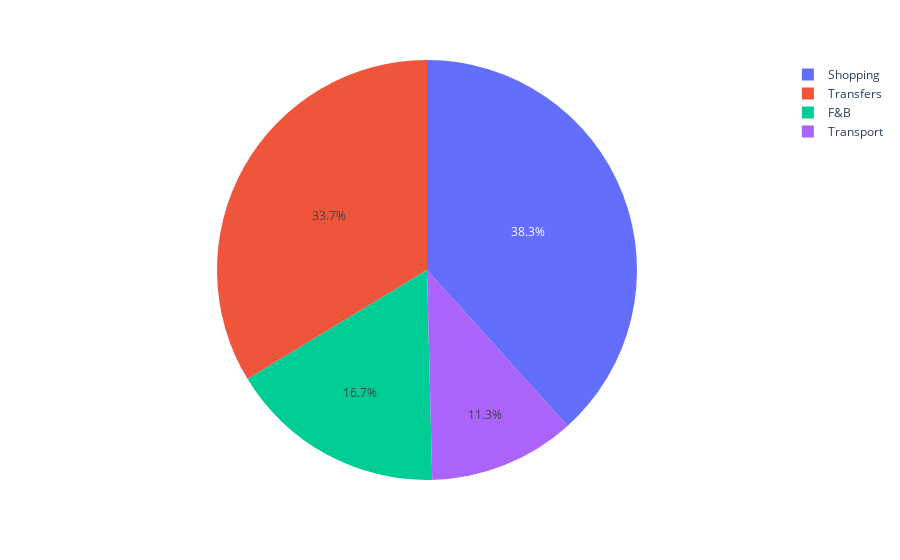

The notebook cell saved with this chart:
### Code cell
import plotly.express as px

df = transaction_history[transaction_history["Debit Amount"].notna()][["Category", "Debit Amount"]].groupby("Category").sum()
fig = px.pie(df, values="Debit Amount", names=df.index)
fig.show()

### Figure 1 — Plotly figure (JSON) as saved in the notebook; plotly's stock layout.template omitted (floating-point values rounded to 4 significant figures)
{"data": [{"domain": {"x": [0, 1], "y": [0, 1]}, "hovertemplate": "Category=%{label}<br>Debit Amount=%{value}<extra></extra>", "labels": ["F&B", "Shopping", "Transfers", "Transport"], "legendgroup": "", "name": "", "showlegend": true, "type": "pie", "values": [1212.0, 2782.0, 2446.0, 818.2]}], "layout": {"legend": {"tracegroupgap": 0}, "margin": {"t": 60}}}
